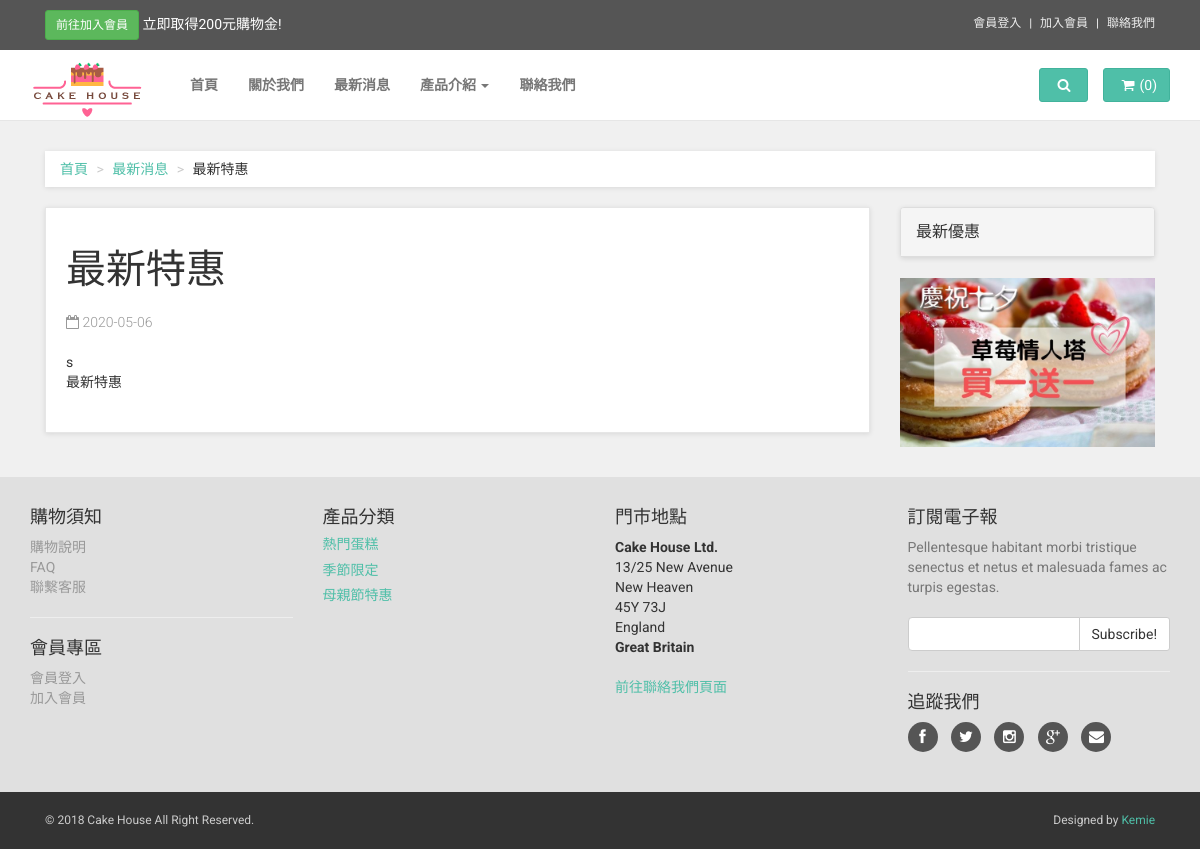
Page /web/s/news.php?gnewsID=9 on the committed database.
### tables this page shows
CREATE TABLE `news` (
  `newsID` int(11) NOT NULL,
  `news_categoryID` int(11) NOT NULL,
  `published_date` varchar(255) NOT NULL,
  `picture` varchar(255) NOT NULL,
  `title` varchar(255) NOT NULL,
  `description` text NOT NULL,
  `created_at` varchar(255) DEFAULT NULL,
  `updated_at` varchar(255) DEFAULT NULL
);

CREATE TABLE `product_categories` (
  `product_categoryID` int(11) NOT NULL,
  `category` varchar(255) NOT NULL,
  `created_at` varchar(255) DEFAULT NULL,
  `updated_at` varchar(255) DEFAULT NULL
);

### web/s/news.php (the view, shortened to what this page needs)
<?php
require('../connection/connection.php');
$query = $db->query("SELECT * FROM news WHERE newsID =".$_GET['gnewsID']);
$news = $query->fetch(PDO::FETCH_ASSOC);
?>
<!DOCTYPE html>
<html lang="en">
<head>
    <?php require_once('template/head_files.php'); ?>
</head>
<body>
   <?php require_once('template/navbar.php'); ?>
    <div id="all">
        <div id="content">
            <div class="container">
                <div class="col-sm-12">
                    <ul class="breadcrumb">
                        <li><a href="../index.php">首頁</a>
                        </li>
                        <li><a href="news_list.php">最新消息</a>
                        </li>
                        <li><?php echo $news['title']; ?></li>
                    </ul>
                </div>
                <div class="col-sm-9" id="blog-post">
                    <div class="box">
                        <h1><?php echo $news['title']; ?></h1>
                        <p class="author-date"><i class="fa fa-calendar-o"></i>  <?php echo $news['published_date']; ?></p>s
                        <div id="post-content">
                        <?php echo $news['description']; ?>
                        </div>
                    </div>
                </div>
                <div class="col-md-3">
                    <div class="panel panel-default sidebar-menu">
                        <div class="panel-heading">
                            <h3 class="panel-title">最新優惠</h3>
                        </div>
                    </div>
                    <div class="banner">
                        <a href="#">
                            <img src="../images/ad-banner.jpg" alt="sales 2014" class="img-responsive">
                        </a>
                    </div>
                </div>
            </div>
        </div>
        <?php require_once('template/footer.php'); ?>
</body>
</html>

### web/template/footer.php (shortened to what this page needs)
<?php
$query = $db->query("SELECT * FROM product_categories ORDER BY product_categoryID ASC");
$product_categories = $query->fetchAll(PDO::FETCH_ASSOC);
?>
 <div id="footer" data-animate="fadeInUp">
            <div class="container">
                <div class="row">
                    <div class="col-md-3 col-sm-6">
                        <h4>購物須知</h4>
                        <ul>
                            <li><a href="shopping_rule.php">購物說明</a>
                            </li>
                            <li><a href="faq.php">FAQ</a>
                            </li>
                            <li><a href="contact.php">聯繫客服</a>
                            </li>
                        </ul>
                        <hr>
                        <h4>會員專區</h4>
                        <ul>
                            <li><a href="#" data-toggle="modal" data-target="#login-modal">會員登入</a>
                            </li>
                            <li><a href="register.php">加入會員</a>
                            </li>
                        </ul>
                    </div>
                    <div class="col-md-3 col-sm-6">
                        <h4>產品分類</h4>
                        <?php foreach($product_categories as $category){ ?>
                            <a href="product_list.php?categoryID=<?php echo $category['product_categoryID'];?>">
                            <h5><?php echo $category['category'];?></h5></a>
                                       <?php  } ?>
                    </div>
                    <div class="col-md-3 col-sm-6">
                        <h4>門市地點</h4>
                        <p><strong>Cake House Ltd.</strong>
                            <br>13/25 New Avenue
                            <br>New Heaven
                            <br>45Y 73J
                            <br>England
                            <br>
                            <strong>Great Britain</strong>
                        </p>
                        <a href="contact.php">前往聯絡我們頁面</a>
                    </div>
                    <div class="col-md-3 col-sm-6">
                        <h4>訂閱電子報</h4>
                        <p class="text-muted">Pellentesque habitant morbi tristique senectus et netus et malesuada fames ac turpis egestas.</p>
                        <form>
                            <div class="input-group">
                                <input type="text" class="form-control">
                                <span class="input-group-btn">
			    <button class="btn btn-default" type="button">Subscribe!</button>
			</span>
                            </div>
                        </form>
                        <hr>
                        <h4>追蹤我們</h4>
                        <p class="social">
                            <a href="#" class="facebook external" data-animate-hover="shake"><i class="fa fa-facebook"></i></a>
                            <a href="#" class="twitter external" data-animate-hover="shake"><i class="fa fa-twitter"></i></a>
                            <a href="#" class="instagram external" data-animate-hover="shake"><i class="fa fa-instagram"></i></a>
                            <a href="#" class="gplus external" data-animate-hover="shake"><i class="fa fa-google-plus"></i></a>
                            <a href="#" class="email external" data-animate-hover="shake"><i class="fa fa-envelope"></i></a>
                        </p>
                    </div>
                </div>
            </div>
        </div>
        <div id="copyright">
            <div class="container">
                <div class="col-md-6">
                    <p class="pull-left">© 2018 Cake House All Right Reserved.</p>
                </div>
                <div class="col-md-6">
                    <p class="pull-right">Designed by <a href="https://bootstrapious.com/e-commerce-templates">Kemie
                    </p>
                </div>
            </div>
        </div>
    </div>

### css/style.default.css (style rules this page uses)
a, button { -webkit-transition: all 0.2s ease-out; -moz-transition: all 0.2s ease-out; transition: all 0.2s ease-out; }
a i.fa, button i.fa { margin: 0 5px; }
h1 { font-weight: 700; font-size: 40px; }
.breadcrumb { -webkit-box-shadow: 0 1px 5px rgba(0, 0, 0, 0.1); box-shadow: 0 1px 5px rgba(0, 0, 0, 0.1); }
.box { background: #fff; margin: 0 0 30px; border: solid 1px #e6e6e6; -webkit-box-sizing: border-box; -moz-box-sizing: border-box; box-sizing: border-box; padding: 20px; -webkit-box-shadow: 0 1px 5px rgba(0, 0, 0, 0.1); box-shadow: 0 1px 5px rgba(0, 0, 0, 0.1); }
#content .panel.sidebar-menu { -webkit-box-sizing: border-box; -moz-box-sizing: border-box; box-sizing: border-box; -webkit-box-shadow: 0 1px 5px rgba(0, 0, 0, 0.1); box-shadow: 0 1px 5px rgba(0, 0, 0, 0.1); }
#content .panel.sidebar-menu h3 { padding: 5px 0; margin: 0; }
#content .banner { margin-bottom: 30px; }
#content #blog-post .author-date { color: #999999; font-weight: 300; }
#content #blog-post #post-content { margin-bottom: 20px; }
#footer { background: #e0e0e0; padding: 20px 0; }
#footer ul { padding-left: 0; list-style: none; }
#footer ul a { color: #999999; }
#footer .social { text-align: left; }
#footer .social a { margin: 0 10px 0 0; color: #fff; display: inline-block; width: 30px; height: 30px; border-radius: 15px; line-height: 26px; font-size: 15px; text-align: center; -webkit-transition: all 0.2s ease-out; -moz-transition: all 0.2s ease-out; transition: all 0.2s ease-out; vertical-align: bottom; background-color: #555555; }
#footer .social a i { vertical-align: bottom; line-height: 30px; }
#copyright { background: #333; color: #ccc; padding: 20px 0; font-size: 12px; }
#copyright p { margin: 0; }
body { font-family: "Roboto", Helvetica, Arial, sans-serif; font-size: 14px; line-height: 1.42857143; color: #333333; background-color: #f0f0f0; }
a { color: #4fbfa8; text-decoration: none; }
hr { margin-top: 20px; margin-bottom: 20px; border: 0; border-top: 1px solid #eeeeee; }
.breadcrumb { padding: 8px 15px; margin-bottom: 20px; background-color: #ffffff; border-radius: 0; }
.breadcrumb > li + li:before { content: ">\00a0"; color: #cccccc; }
.btn { font-weight: normal; font-family: "Roboto", Helvetica, Arial, sans-serif; padding: 6px 12px; font-size: 14px; line-height: 1.42857143; border-radius: 3px; }
.form-control { -webkit-box-shadow: none; box-shadow: none; }
h1, h2, h3, h4, h5, h6, .h1, .h2, .h3, .h4, .h5, .h6 { font-family: inherit; font-weight: 500; line-height: 1.1; color: inherit; }
h1, .h1, h2, .h2, h3, .h3 { margin-top: 20px; margin-bottom: 20px; }
p, ul, ol { margin: 0 0 20px; }

### rows in the picture
news: title "最新特惠", published_date "2020-05-06", description "最新特惠"
product_categories: category "熱門蛋糕"
product_categories: category "季節限定"
product_categories: category "母親節特惠"
